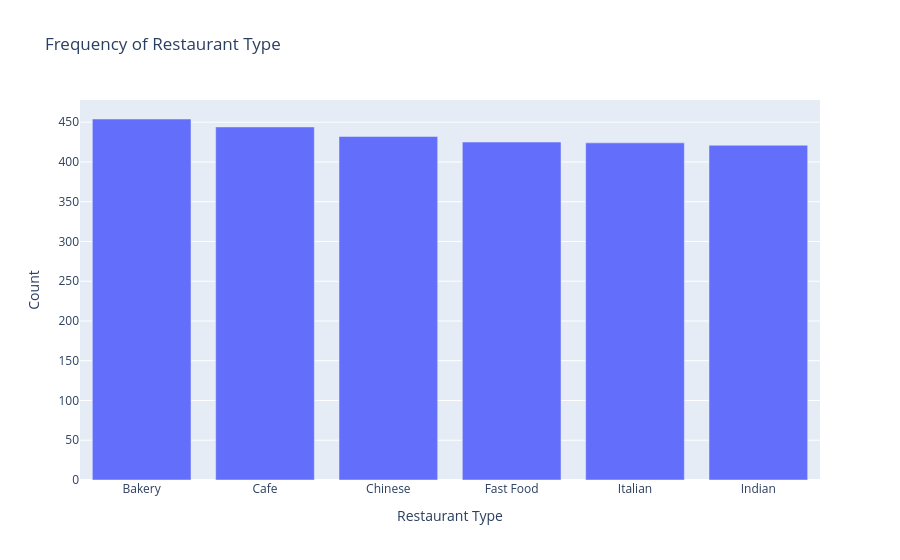

The cell this chart's notebook holds for it:
### Code cell
#Making a Bar Chart Pt. 1 (Making the chart)

status_counts = food["restaurant_type"].value_counts().reset_index() #This looks at the restaurant type and counts the number of values in the column
status_counts.columns = ["restaurant_type","frequency"] #this is naming the columns in the new table

fig1 = px.bar(status_counts, #defining the data set we are pulling
              x="restaurant_type", #assigning x
              y="frequency", #assigning y
              title = "Frequency of Restaurant Type",  #putting the title of the table
              labels = {"restaurant_type": "Restaurant Type", "frequency": "Count"}) #changing labels for the x and y values (before colon what is in data, after colon is what will show up in the chart)


fig1.show() #can hover over the bars to show what the bar values are

### Figure 1 — Plotly figure (JSON) as saved in the notebook; plotly's stock layout.template omitted (floating-point values rounded to 4 significant figures)
{"data": [{"hovertemplate": "Restaurant Type=%{x}<br>Count=%{y}<extra></extra>", "legendgroup": "", "marker": {"color": "#636efa", "pattern": {"shape": ""}}, "name": "", "orientation": "v", "showlegend": false, "textposition": "auto", "type": "bar", "x": ["Bakery", "Cafe", "Chinese", "Fast Food", "Italian", "Indian"], "xaxis": "x", "y": [454, 444, 432, 425, 424, 421], "yaxis": "y"}], "layout": {"barmode": "relative", "legend": {"tracegroupgap": 0}, "title": {"text": "Frequency of Restaurant Type"}, "xaxis": {"anchor": "y", "domain": [0, 1], "title": {"text": "Restaurant Type"}}, "yaxis": {"anchor": "x", "domain": [0, 1], "title": {"text": "Count"}}}}
